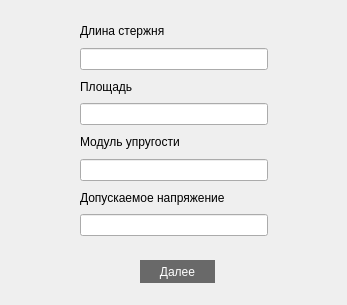
<?xml version="1.0" encoding="UTF-8"?>
<ui version="4.0">
 <class>Check</class>
 <widget class="QDialog" name="Check">
  <property name="geometry">
   <rect>
    <x>0</x>
    <y>0</y>
    <width>347</width>
    <height>305</height>
   </rect>
  </property>
  <property name="windowTitle">
   <string>Dialog</string>
  </property>
  <widget class="QWidget" name="layoutWidget">
   <property name="geometry">
    <rect>
     <x>80</x>
     <y>20</y>
     <width>188</width>
     <height>216</height>
    </rect>
   </property>
   <layout class="QVBoxLayout" name="verticalLayout">
    <item>
     <widget class="QLabel" name="label">
      <property name="text">
       <string>Длина стержня</string>
      </property>
     </widget>
    </item>
    <item>
     <widget class="QLineEdit" name="lineEdit"/>
    </item>
    <item>
     <widget class="QLabel" name="label_2">
      <property name="text">
       <string>Площадь </string>
      </property>
     </widget>
    </item>
    <item>
     <widget class="QLineEdit" name="lineEdit_2"/>
    </item>
    <item>
     <widget class="QLabel" name="label_3">
      <property name="text">
       <string>Модуль упругости</string>
      </property>
     </widget>
    </item>
    <item>
     <widget class="QLineEdit" name="lineEdit_3"/>
    </item>
    <item>
     <widget class="QLabel" name="label_4">
      <property name="text">
       <string>Допускаемое напряжение</string>
      </property>
     </widget>
    </item>
    <item>
     <widget class="QLineEdit" name="lineEdit_4"/>
    </item>
   </layout>
  </widget>
  <widget class="QPushButton" name="pushButton">
   <property name="geometry">
    <rect>
     <x>140</x>
     <y>260</y>
     <width>75</width>
     <height>23</height>
    </rect>
   </property>
   <property name="styleSheet">
    <string notr="true"> font: 12pt &quot;Times New Roman&quot;;
 color:white;
background: #696969;;
border: 2px solid #696969;
border-radius: 12px; /* Радиус закругленых углов кнопки */</string>
   </property>
   <property name="text">
    <string>Далее</string>
   </property>
  </widget>
 </widget>
 <resources/>
 <connections/>
</ui>
